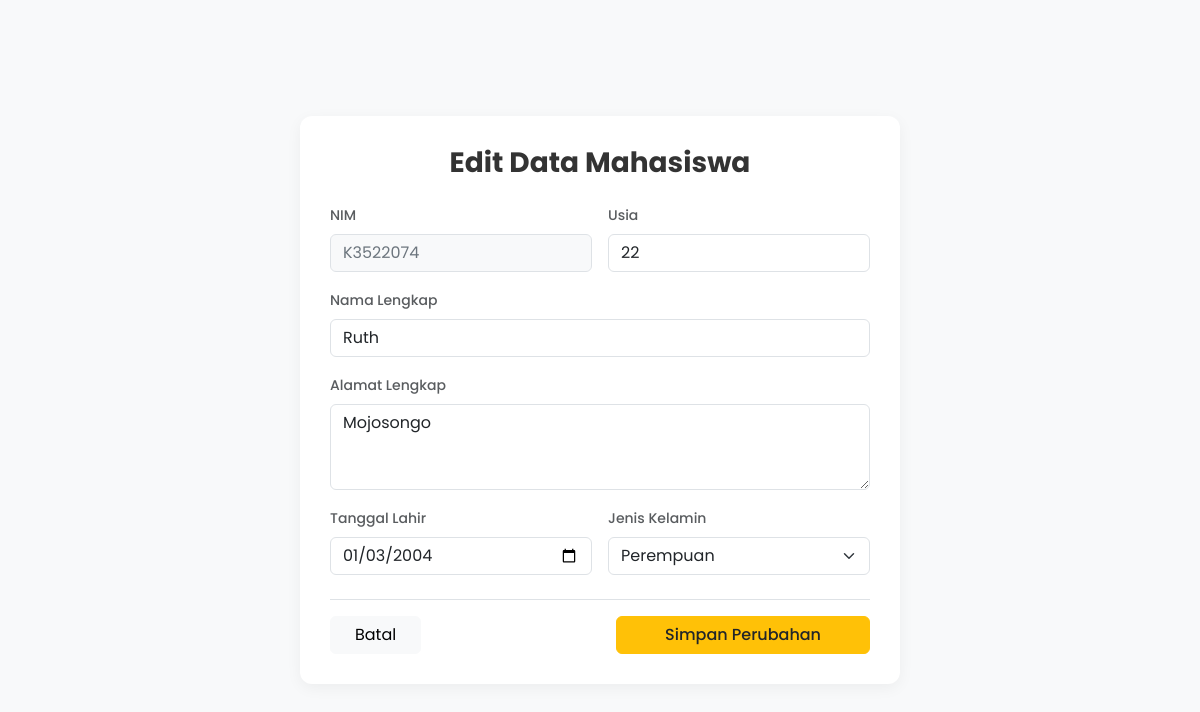
Screenshot of /php/edit.php?id=4 with the database file from the repository.
### tables this page shows
CREATE TABLE `mahasiswa` (
  `id` int(100) NOT NULL,
  `nim` varchar(100) NOT NULL,
  `nama` varchar(100) NOT NULL,
  `alamat` varchar(100) NOT NULL,
  `tanggal_lahir` varchar(100) NOT NULL,
  `gender` varchar(100) NOT NULL,
  `usia` int(50) NOT NULL
);

### php/edit.php (the view, shortened to what this page needs)
<?php
include '../config/koneksi.php';
$id = $_GET['id'];
$query = mysqli_query($koneksi, "SELECT * FROM mahasiswa WHERE id='$id'");
$data = mysqli_fetch_assoc($query);
?>
<!DOCTYPE html>
<html lang="id">
<head>
    <link href="https://cdn.jsdelivr.net/npm/bootstrap@5.3.0/dist/css/bootstrap.min.css" rel="stylesheet">
    <link rel="stylesheet" href="../assets/css/style.css">
</head>
<body class="bg-light align-items-center d-flex min-vh-100 py-5">
    <div class="container">
        <div class="form-container">
            <h3 class="fw-bold text-center mb-4">Edit Data Mahasiswa</h3>
            <form method="POST" action="">
                <div class="row g-3">
                    <div class="col-md-6">
                        <label class="form-label fw-medium text-muted small">NIM</label>
                        <input type="text" name="nim" class="form-control bg-light text-secondary" value="<?= $data['nim'] ?>" readonly>
                    </div>
                    <div class="col-md-6">
                        <label class="form-label fw-medium text-muted small">Usia</label>
                        <input type="number" name="usia" class="form-control" value="<?= $data['usia'] ?>" required>
                    </div>
                    <div class="col-12">
                        <label class="form-label fw-medium text-muted small">Nama Lengkap</label>
                        <input type="text" name="nama" class="form-control" value="<?= $data['nama'] ?>" required>
                    </div>
                    <div class="col-12">
                        <label class="form-label fw-medium text-muted small">Alamat Lengkap</label>
                        <textarea name="alamat" class="form-control" rows="3" required><?= $data['alamat'] ?></textarea>
                    </div>
                    <div class="col-md-6">
                        <label class="form-label fw-medium text-muted small">Tanggal Lahir</label>
                        <input type="date" name="tanggal_lahir" class="form-control" value="<?= $data['tanggal_lahir'] ?>" required>
                    </div>
                    <div class="col-md-6">
                        <label class="form-label fw-medium text-muted small">Jenis Kelamin</label>
                        <select name="gender" class="form-select" required>
                            <option value="Perempuan" <?= ($data['gender'] == 'Perempuan') ? 'selected' : '' ?>>Perempuan</option>
                        </select>
                    </div>
                </div>
                <div class="d-flex justify-content-between mt-4 pt-3 border-top">
                    <a href="../pages/admin.php" class="btn btn-light px-4">Batal</a>
                    <button type="submit" name="update" class="btn btn-warning px-5 fw-medium text-dark">Simpan Perubahan</button>
                </div>
            </form>
        </div>
    </div>
</body>
</html>

### assets/css/style.css (style rules this page uses)
body { font-family: 'Poppins', sans-serif; background-color: #f4f7f6; color: #333; }
.form-container { max-width: 600px; margin: 0 auto; background: #fff; padding: 30px; border-radius: 12px; box-shadow: 0 4px 15px rgba(0, 0, 0, 0.05); }

### rows the page displays
mahasiswa: nim "K3522074", usia "22", nama "Ruth", alamat "Mojosongo", tanggal_lahir "01/03/2004", gender "Perempuan"
